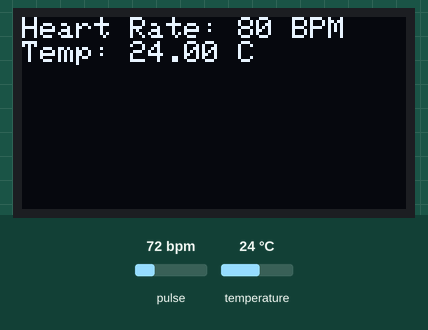
This sketch was run on a simulated ESP32. On the bench: 128×64 one-colour display. The test bench sets the inputs (shaded band); at power-on: pulse 72 bpm, temperature 24 °C. WiFi joins after 1.5 s; servers stay silent unless stated; no MQTT or app messages arrive unless stated; what the sketch prints to the serial monitor is not drawn.

Above: at 2.9 s.
3.0 s: pulse set to 42 bpm
At 8.7 s:
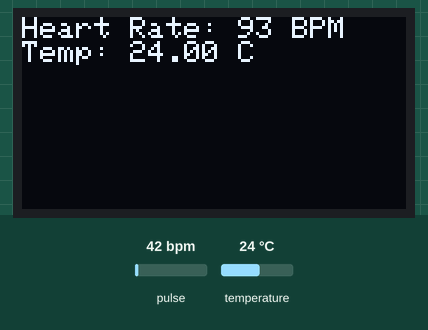
14.9 s: temperature set to 12 °C
At 21.2 s:
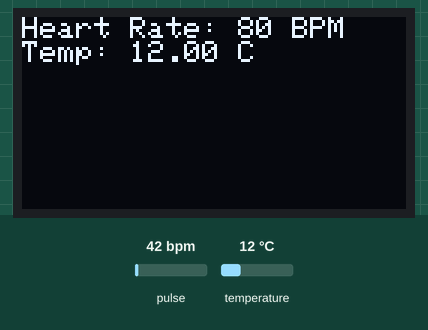
26.8 s: pulse set to 70 bpm
At 32.5 s:
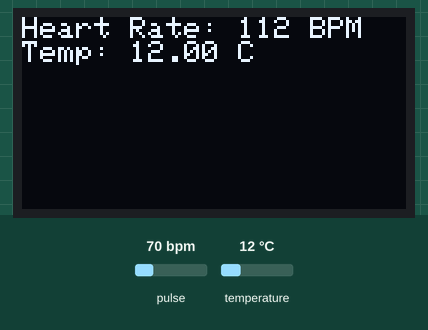
38.7 s: temperature set to 19 °C
At 43.8 s:
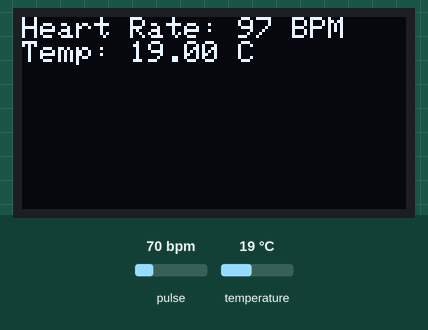
50.3 s: pulse set to 100 bpm
At 55.1 s:
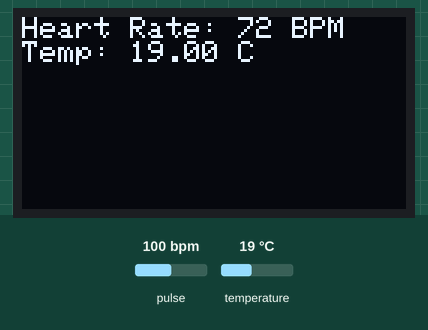
61.9 s: temperature set to 28 °C
At 67.7 s:
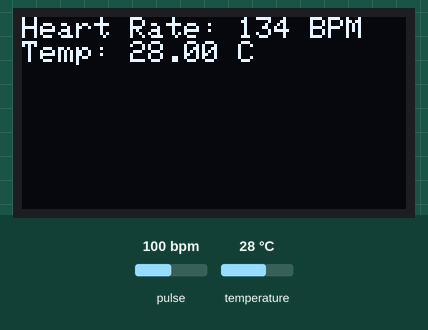
Timing chart, 0 to 69.2 s (numbered marks = the images above; inputs shaded):
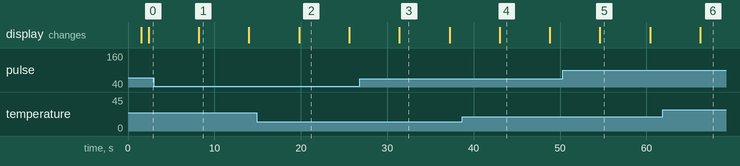

The sketch:

IoTHealthMonitoring.ino
```cpp
#include <WiFi.h>
#include <PubSubClient.h>
#include <Wire.h>
#include <Adafruit_GFX.h>
#include <Adafruit_SH110X.h>
#include <OneWire.h>
#include <DallasTemperature.h>
#include "MAX30105.h"

// WiFi & MQTT Configuration
const char* ssid = "YOUR_WIFI_SSID";
const char* password = "YOUR_WIFI_PASSWORD";
const char* mqtt_server = "broker.hivemq.com";

WiFiClient espClient;
PubSubClient client(espClient);

// SH110X Display Configuration
#define SCREEN_WIDTH 128
#define SCREEN_HEIGHT 64

// Create SH110X display object (128x64). The reset pin is set to -1 if not used.
Adafruit_SH1106G display(SCREEN_WIDTH, SCREEN_HEIGHT, &Wire, -1);

// DS18B20 Temperature Sensor Configuration
#define ONE_WIRE_BUS 4
OneWire oneWire(ONE_WIRE_BUS);
DallasTemperature sensors(&oneWire);

// MAX30102 Heart Rate Sensor Configuration
MAX30105 particleSensor;

void setup() {
  Serial.begin(115200);

  // 1. Connect to Wi-Fi
  WiFi.begin(ssid, password);
  while (WiFi.status() != WL_CONNECTED) {
    delay(500);
    Serial.print(".");
  }
  Serial.println("\nWiFi connected");

  // 2. Connect to MQTT Broker
  client.setServer(mqtt_server, 1883);
  reconnect();

  // 3. Initialize SH110X Display at I2C address 0x3C
  //    'true' enables internal charge pump
  if (!display.begin(0x3C, true)) {
    Serial.println("SH110X allocation failed!");
    while (1);
  }
  display.clearDisplay();
  display.setTextSize(1);
  // Use SH110X_WHITE instead of WHITE
  display.setTextColor(SH110X_WHITE);

  // 4. Initialize Temperature Sensor
  sensors.begin();

  // 5. Initialize MAX30102 Heart Rate Sensor
  if (!particleSensor.begin(Wire, I2C_SPEED_STANDARD)) {
    Serial.println("MAX30102 not found");
    while (1);
  }
  particleSensor.setup();
}

void reconnect() {
  while (!client.connected()) {
    Serial.print("Connecting to MQTT...");
    if (client.connect("ESP32_HealthMonitor")) {
      Serial.println("connected");
    } else {
      Serial.print("failed, rc=");
      Serial.print(client.state());
      Serial.println(" retrying...");
      delay(2000);
    }
  }
}

void loop() {
  if (!client.connected()) reconnect();
  client.loop();

  // 1. Read Temperature
  sensors.requestTemperatures();
  float bodyTemp = sensors.getTempCByIndex(0);

  // 2. Read Heart Rate (Simulated)
  long irValue = particleSensor.getIR();
  int heartRate = (irValue > 50000) ? (irValue % 100 + 60) : 0;

  Serial.printf("Heart Rate: %d BPM, Temp: %.2f°C\n", heartRate, bodyTemp);

  // 3. Publish to MQTT
  char heartRateStr[10], tempStr[10];
  dtostrf(heartRate, 6, 2, heartRateStr);
  dtostrf(bodyTemp, 6, 2, tempStr);

  client.publish("/health/heart_rate", heartRateStr);
  client.publish("/health/temperature", tempStr);

  // 4. Display Data on SH110X OLED
  display.clearDisplay();
  display.setCursor(0, 0);
  // Use printf-style printing from Adafruit_GFX
  display.printf("Heart Rate: %d BPM\n", heartRate);
  display.printf("Temp: %.2f C\n", bodyTemp);
  display.display();

  delay(5000);  // Send data every 5 seconds
}
```

Measured:
- what the display in image 1 shows lasts 5.8 s, from 8.2 s to 14.0 s
